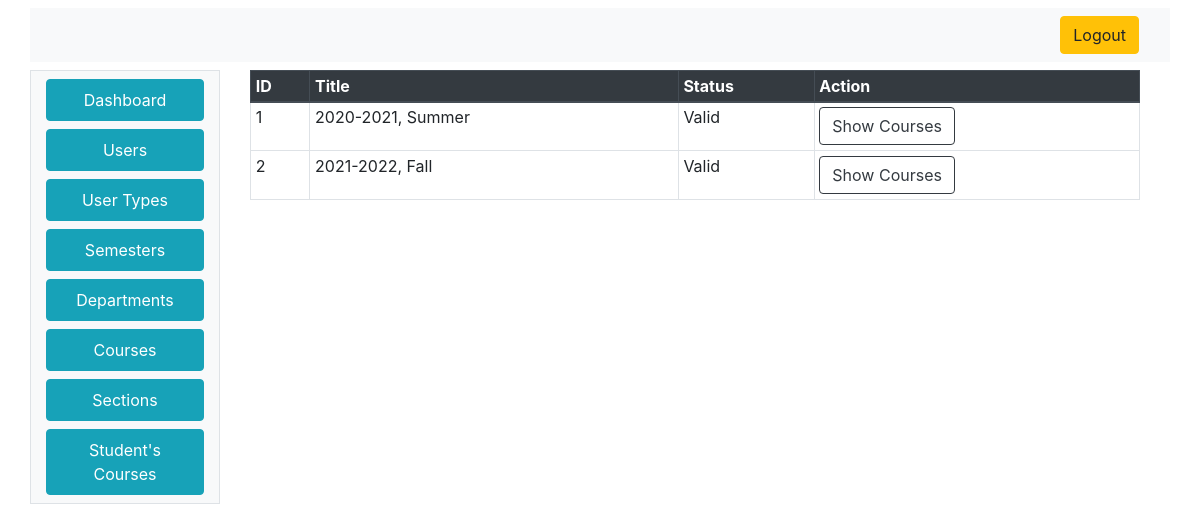
/admin/AllStudentSemester.php, run on the app's committed database.
### tables this page shows
CREATE TABLE `semester` (
  `SemesterID` int(11) NOT NULL,
  `SemesterTitle` varchar(100) NOT NULL,
  `Status` tinyint(1) NOT NULL
);

### index_model.php (called while the page is built, shortened)
<?php
class IndexModel
{
	public $con;
	public function IndexModel()
	{
		$this->host = "localhost:3306";
		$this->user = "root";
		$this->pass = "";
		$this->dbname = "ams";
		$this->con =  new mysqli($this->host, $this->user, $this->pass, $this->dbname);
	}
	public function getAllSemestersInfo()
	{
		$q = "SELECT * FROM semester";
		$r = mysqli_query($this->con, $q);
		if ($r == false) {
			return 0;
		} else {
			return $r;
		}
	}
}

### admin/AllStudentSemester.php (the view, shortened to what this page needs)
<html>
<head>
  <link rel="stylesheet" href="css.css">
  <link rel="stylesheet" href="https://stackpath.bootstrapcdn.com/bootstrap/4.4.1/css/bootstrap.min.css">
</head>
<body>
  <div class="container mt-2">
    <div class="row">
      <div class="col-12 mb-2 bg-light">
        <nav class="navbar navbar-expand-lg navbar-light bg-light justify-content-end">
          <a class="btn btn-warning ml-2" href="../logout.php"><i class="fa fa-sign-out" aria-hidden="true"></i>
            Logout
          </a>
        </nav>
      </div>
      <div class="col-2 bg-light border">
        <nav class=" d-none d-md-block bg-light sidebar">
          <?php
          require_once('sidebar.php');
          ?>
        </nav>
      </div>
      <div class="col-10 bg-transparent">
        <div class="container-fluid container-responsive">
          <div class="table-responsive">
            <table class="table  table-sm table-hover table-bordered">
              <thead class="thead-dark">
                <tr>
                  <th scope="col">ID</th>
                  <th scope="col">Title</th>
                  <th scope="col">Status</th>
                  <th scope="col">Action</th>
                </tr>
              </thead>
              <tbody>
                <?php
                require_once('../index_model.php');
                $indObj = new IndexModel();
                $rs = $indObj->getAllSemestersInfo();
                while ($d = mysqli_fetch_assoc($rs)) {
                  echo $str = "<tr><td>" . $d["SemesterID"] . "</td><td>" . $d["SemesterTitle"] . "</td>";
                  if ($d["Status"] == 1) {
                    echo $str = " <td>Valid</td>";
                  } else {
                    echo $str = " <td>Invalid</td>";
                  }
                  echo "<td>
                      <a href='semesterToCourses.php?SemesterID=" . $d["SemesterID"] . "' class='btn btn-outline-dark'>Show Courses</a>
                    </td>
                  </tr>";
                }
                ?>
              </tbody>
            </table>
          </div>
        </div>
      </div>
    </div>
  </div>
</body>
</html>

### data on the page
semester: SemesterID "1", SemesterTitle "2020-2021, Summer", Status "Valid"
semester: SemesterID "2", SemesterTitle "2021-2022, Fall", Status "Valid"
